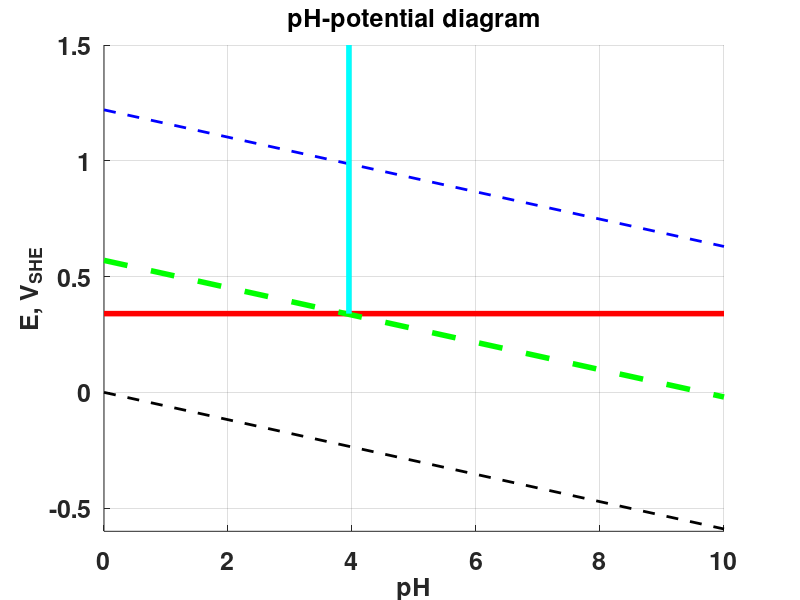
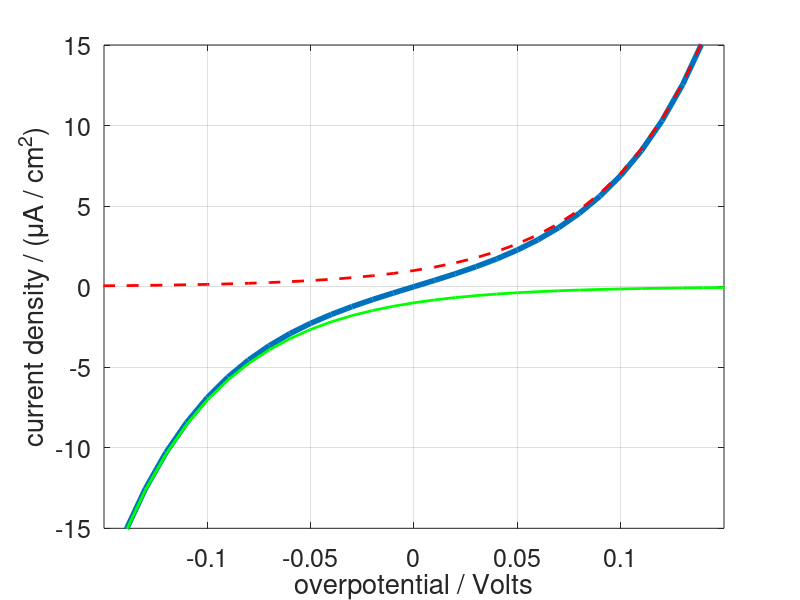
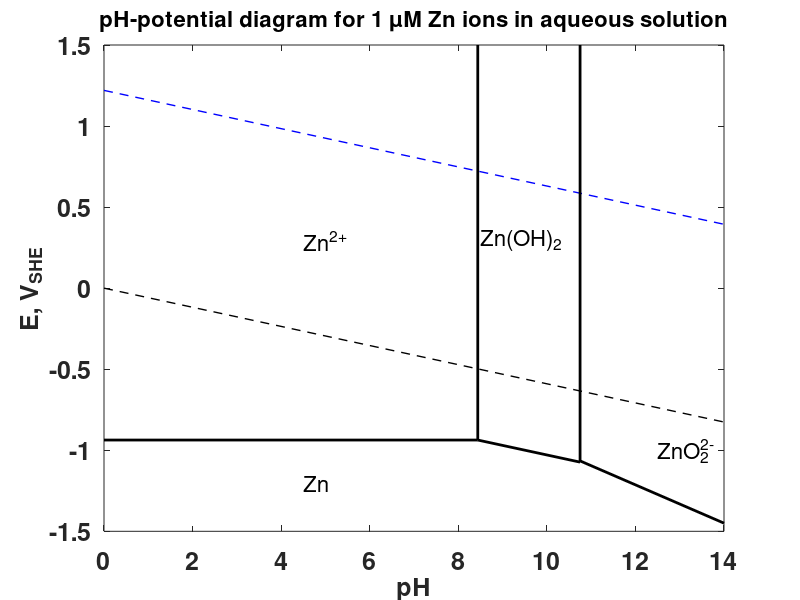
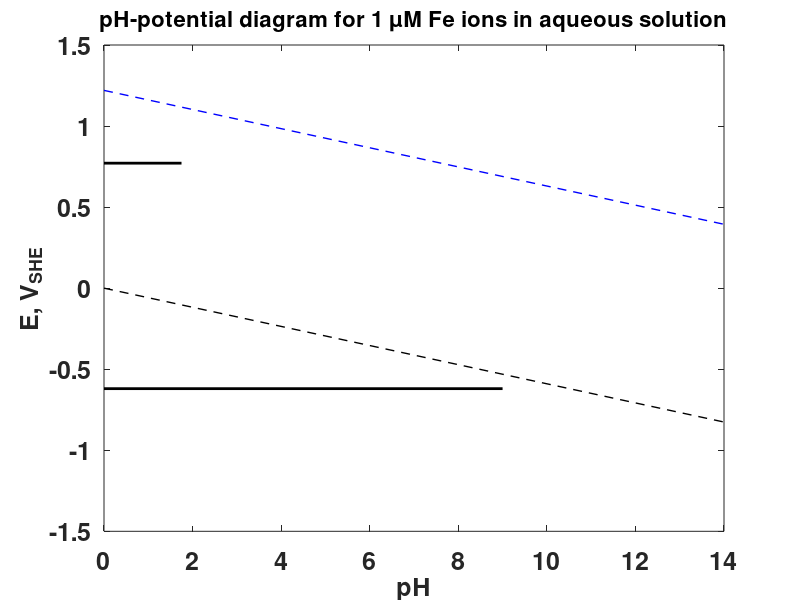

Reproduce these figures in MATLAB, in order. (Note: this script raises an error after producing the figures.)
% Corrosion Course Matlab Figures
% EJR, 2015, and 2016 update for axis labels.
% 
% Changes from 2014-15 notes
% 1. Use the 'Electrode potential on Y-axis' convention for Evans diagrams
% 2. Add kinetic plot to illustrate ion resistance (salt water vs pure
% water corrosion)
%
%
%% 1 October 2014
%  Plot Pourbaix pH-potential diagram for tracing

figure(1)
 pHdata       = [0, 10];
 E_Hydrogen   = [0, -0.59];
 E_Oxygen     = [1.22, 1.22-0.59];
 E_Cu_CuIons  = [0.34, 0.34];
 E_Cu_CuO     = [0.57, 0.57-0.59];
 
 pH_CuIons_CuO = [7.9/2, 7.9/2];
 E_CuIons_CuO  = [0.34 1.5];
 
  hold on
  plot(pHdata, E_Hydrogen, 'k--', 'lineWidth', 2);
  plot(pHdata, E_Oxygen,   'b--', 'lineWidth', 2);
  
  xlim([0 10])
  ylim([-0.6 1.5])
  grid on
  set(gca,'FontSize',18,'fontweight','bold');
  set(1,'Position',[100,100,800,600]);
  set(gcf,'color','w')
  xlabel('pH','fontSize',18)
  ylabel('E, V_{SHE}','fontSize',18)

  plot(pHdata, E_Cu_CuIons,'r-',  'lineWidth', 4);
  plot(pHdata, E_Cu_CuO,'g--',  'lineWidth', 4);
  plot(pH_CuIons_CuO, E_CuIons_CuO, 'c-',  'lineWidth', 4);
 
 title('pH-potential diagram','fontSize',18)
 
 hold off

%% 1 October 2015
%  Plot Pourbaix pH-potential diagram for Zinc and Iron (simplified)

figure(11)
 pHdata       = [0, 14];
 E_Hydrogen   = [0, -0.059*14];
 E_Oxygen     = [1.22, 1.22-0.059*14];
 E_Zn_Zn2p    = [-0.937, -0.937];
 E_Zn_ZnOH2   = [-0.439 - 8.44*0.059, -0.439 - 10.75*0.059];
 E_Zn_ZnO2_2m = [0.441 - 0.1182*10.75 - 8*0.0295, 0.441 - 0.1182*14 - 8*0.0295];
 E_Zn2p_ZnOH2 = [-0.937, 1.5];
 E_ZnOH2_ZnO2_2m=[-0.439 - 10.75*0.059, 1.5];
 
pH_Zn_Zn2p   = [0, 8.44];
pH_Zn_ZnOH2  = [8.44, 10.75];
pH_Zn_ZnO2_2m = [10.75, 14];
pH_Zn2p_ZnOH2 = [8.44, 8.44];
pH_ZnOH2_ZnO2_2m = [10.75, 10.75];


  plot(pHdata, E_Hydrogen, 'k--', 'lineWidth', 1);
hold on
  plot(pHdata, E_Oxygen,   'b--', 'lineWidth', 1);
  
  xlim([0 14])
  ylim([-1.5 1.5])
  %grid on
  set(gca,'FontSize',18,'fontweight','bold');
  set(gcf,'Position',[100,100,800,600]);
  set(gcf,'color','w')
  xlabel('pH','fontSize',18)
  ylabel('E, V_{SHE}','fontSize',18)

  plot(pH_Zn_Zn2p, E_Zn_Zn2p,'k',  'lineWidth', 2);
  plot(pH_Zn_ZnOH2, E_Zn_ZnOH2,'k',  'lineWidth', 2);
  plot(pH_Zn_ZnO2_2m, E_Zn_ZnO2_2m, 'k',  'lineWidth', 2);
  plot(pH_Zn2p_ZnOH2,  E_Zn2p_ZnOH2, 'k',  'lineWidth', 2);
  plot(pH_ZnOH2_ZnO2_2m, E_ZnOH2_ZnO2_2m, 'k',  'lineWidth', 2);

 title('pH-potential diagram for 1 \mu{}M Zn ions in aqueous solution','fontSize',16)
 
 text(4.5, 0.3, 'Zn^{2+}', 'fontSize', 16)
 text(4.5, -1.2, 'Zn', 'fontSize', 16)
 text(8.5, 0.3, 'Zn(OH)_2', 'fontSize', 16)
 text(12.5, -1, 'ZnO_2^{2-}', 'fontSize', 16)
hold off
 
%% 1 October 2015
%  Plot Pourbaix pH-potential diagram for Iron (simplified)
% - not finished - fill in another way.

figure(12)
 pHdata       = [0, 14];
 E_Hydrogen   = [0, -0.059*14];
 E_Oxygen     = [1.22, 1.22-0.059*14];
 E_Fe2p_Fe3p  = [+0.771, +0.771];
 E_Fe_Fe2p    = [-0.62, -0.62];
 E_ = [0.441 - 0.1182*10.75 - 8*0.0295, 0.441 - 0.1182*14 - 8*0.0295];
 E_ = [-0.937, 1.5];
 E_=[-0.439 - 10.75*0.059, 1.5];
 
pH_Fe2p_Fe3p   = [0, 1.75];
pH_Fe_Fe2p     = [0, 9];
pH_ = [10.75, 14];
pH_ = [8.44, 8.44];
pH_ = [10.75, 10.75];

plot(pHdata, E_Hydrogen, 'k--', 'lineWidth', 1);
hold on
  plot(pHdata, E_Oxygen,   'b--', 'lineWidth', 1);
  
  xlim([0 14])
  ylim([-1.5 1.5])
  %grid on
  set(gca,'FontSize',18,'fontweight','bold');
  set(gcf,'Position',[100,100,800,600]);
  set(gcf,'color','w')
  xlabel('pH','fontSize',18)
  ylabel('E, V_{SHE}','fontSize',18)

  plot(pH_Fe2p_Fe3p, E_Fe2p_Fe3p,'k',  'lineWidth', 2);
  plot(pH_Fe_Fe2p,   E_Fe_Fe2p,'k',  'lineWidth', 2);
%   plot( ,  , 'k',  'lineWidth', 2);
%   plot( ,  , 'k',  'lineWidth', 2);
%   plot( ,  , 'k',  'lineWidth', 2);

 title('pH-potential diagram for 1 \mu{}M Fe ions in aqueous solution','fontSize',16)
 
%  text(4.5, 0.3, 'Zn^{2+}', 'fontSize', 16)
%  text(4.5, -1.2, 'Zn', 'fontSize', 16)
%  text(8.5, 0.3, 'Zn(OH)_2', 'fontSize', 16)
%  text(12.5, -1, 'ZnO_2^{2-}', 'fontSize', 16)
hold off
%% Figure 2 
% Plot the Bulter-Volmer equation with overpotential on x-axis
 
eta = -0.4:0.01:0.4; % volts of overpotential
i0  = 1;             % micro A/cm^2 h2 on platinum
RT  = 8.3*298;
azF = 0.5*1*96500;

I  = i0.*exp(azF.*eta./RT) - i0.*exp(-azF.*eta./RT); % Net current
If = i0.*exp(azF.*eta./RT) ;
Ib = - i0.*exp(-azF.*eta./RT);

figure(2)
 plot(eta, I, 'lineWidth', 4);
 
  xlabel('overpotential / Volts','fontSize',18)
  ylabel('current density / (\mu{}A / cm^2)','fontSize',18)

  grid on
  set(gca,'FontSize',18);
  set(2,'Position',[100,100,800,600]);
  set(gcf,'color','w')
  %    set(gca,'yTick',[-50:25:50])
      
  % xlim([-0.1 0.1])    
 %  ylim([])
      
  hold on
   plot(eta, If, 'r--','lineWidth', 2);
   plot(eta, Ib, 'g', 'lineWidth', 2);
  hold off
  
  xlim([-0.15 0.15]);
  ylim([-15 15]);
  
  legend('Net Current Density','Anodic Current Density',...
         'Cathodic Current Density', 'Location', 'NW')
  
%  Figure 2b (21)
% Demonstration of an Evans diagram with the data from figure 2
% Log current density on x-axis, potential on y-axis. 

LogAbsI  = log10(abs(I)); 
LogAbsIf = log10(abs(If));
LogAbsIb = log10(abs(Ib));

figure(21)
  plot(LogAbsI, eta, 'b', 'lineWidth', 2);
  grid on
  set(gca,'FontSize',18);
  set(21,'Position',[100,100,800,600]);
  set(gcf,'color','w')
  xlabel('log_{10}(absolute current density / (\mu{}A cm^{-2}) )','fontSize',18)
  ylabel('overpotential / Volts','fontSize',18)
  xlim([-0.5 2]);
  ylim([-0.2 0.2]);

  
%
%%  Diffusion limited oxygen cathode polarisation
  beta = 0.059 ;  % Tafel slope, 59 mV/decade
  RT   = 8.3*298;
  zF   = 4*96500; % Oxygen 4-electron process charge transport
  
  iL = 1E-2; % mA/cm2
  i0 = 1E-8;   % mA/cm2
  
  i = 1E-8:1E-4:1;
  
  % Overpotential based on surface concentration
  etaTotal  = -beta.*log10(i./i0) + 2.3.*(RT/zF).*log10(1 - i./iL);
  etaTotal2 = -beta.*log10(i./i0) + 2.3.*(RT/zF).*log10(1 - i./(iL*10));
  etaTotal3 = -beta.*log10(i./i0) + 2.3.*(RT/zF).*log10(1 - i./(iL*100));

  
  etaTotal(i >= iL) = -3
  etaTotal2(i >= iL*10) = -3
  etaTotal3(i >= iL*99) = -3
  % i = [i,100];
  
  figure(3)
  plot(log10(i), 1.22+etaTotal, 'lineWidth', 2)
  
  set(gca,'FontSize',18);
  set(3,'Position',[100,100,800,600]);
  set(gcf,'color','w')

  ylabel('E, V_{SHE}','fontSize',18)
  xlabel('log_{10}(i)','fontSize',18)
  xlim([-8 0.5])
  ylim([0.5 1.25])
  title('Oxygen reduction, i_{0}=10^{-8}, i_{L}=0.01 (A/cm^2)','fontSize',18)
hold on
  plot(log10(i), 1.22+etaTotal2,'r--', 'lineWidth', 2)
  
  plot(log10(i), 1.22+etaTotal3,'g-.', 'lineWidth', 2)
  % title([])
 legend('i_L', '10 i_L', '100 i_L')
hold off

% Mixed potential, oxygen transport:
title([])
hold on
d = 1.5; %vols
plot([-8, -8 + d/0.059 ], [-0.76, -0.76+d],  'k', 'lineWidth', 4)
hold off

ylim([-0.8, 1.25])
xlim([-8 6])
legend('i_L', '10 i_L', '100 i_L', '(M|M^{2+})')


%% 2015 Version: Cu--oxygen
% Second demonstration plot of oxygen diffusion limitation

E0ox = 1.22; % Volts_she
i0ox = 1E-5; % mA/cm^2
bTox = -0.59; % Volts per decade, cathode, negative. Guess 2-e process
E0cu = +0.337; % Volte_she
i0cu = 1E-5; % This is a guess, mA/cm^2
bTcu = 0.59; % 

% Add exact Butler-Volmer plot to the graph.
RT     = 298*8.31;
alfzFcu = 0.5*2*96500;
alfzFox = 0.5*2*96500; % Guess 2-electron process
zFox    = 4*96500;

logiData = -6:0.02:3;

iL_1 = 2;   % Guess, mA/cm^2.
iL_2 = 20;  % High iL
iL_3 = 500; % Effectively diffusion-unlimited

Ecu  = E0cu + (RT/alfzFcu)*asinh((10.^logiData)./(2*i0cu));
Eox  = E0ox - (RT/alfzFox)*asinh((10.^logiData)./(2*i0ox)) ...
       +2.3*(RT/zFox).*log10(1 - (10.^logiData)./iL_1);

Eox2 = E0ox - (RT/alfzFox)*asinh((10.^logiData)./(2*i0ox)) ...
       +2.3*(RT/zFox).*log10(1 - (10.^logiData)./iL_2);
Eox3 = E0ox - (RT/alfzFox)*asinh((10.^logiData)./(2*i0ox)) ...
       +2.3*(RT/zFox).*log10(1 - (10.^logiData)./iL_3);
   
Eox(10.^logiData > iL_1) = -0.5; % Effectively fix to minus off-scale
Eox2(10.^logiData > iL_2) = -0.5;
Eox3(10.^logiData > iL_3) = -0.5;

   
figure(23)
plot(logiData, Ecu, 'r--', 'lineWidth', 4)  % (Fe|Fe2+)
hold on
 plot(logiData, Eox, 'b-',  'lineWidth', 4') % (oxygen cathode)
hold off

xlim([-6 3])
ylim([0.2 1.4])

ylabel('E / Volts SHE','fontSize',16)
xlabel('log_{10}(i / (mA/cm^{2}))','fontSize',16)

legend('i_{a}(Cu|Cu^{2+})', 'i_c(O_2|H_{2}O), i_{L}=2mA/cm^2', ...
         'Location', 'NE')
set(gcf,'Position',[100,100,800,600]);
set(gcf,'color','w')
set(gca,'FontSize',14);
grid on

% Add extra lines for comparison
hold on
  plot(logiData, Eox2, 'k-',  'lineWidth', 2) % (oxygen cathode)
  plot(logiData, Eox3, 'g-.',  'lineWidth', 2') % (oxygen cathode)
hold off

legend('i_{a}(Cu|Cu^{2+})', 'i_c(O_2|H_{2}O), i_{L}=2mA/cm^2', ...
       'i_c(O_2|H_{2}O), i_{L}=20mA/cm^2', ...
       'i_c(O_2|H_{2}O), i_{L}=500mA/cm^2', ...
         'Location', 'NE', 'FontSize', 12)

%% 2015 Version
% Two Electrode Corrosion, no mass transport limitation (i.e. large i_lim)
% Mixed potential diagram, iron-hydrogen
%
% Data
%    E_0 hydr = 0.00  Volts SHE
%    E_0 iron = -0.44 Volts SHE
%    i_0 hydr = 1E-3  mA/cm^2
%    i_0 iron = 1E-5  mA/cm^2
%    Betahydr = 0.118 V/decade at 25 Celsius
%    Betairon = 0.059 V/decade at 25 Celsius

figure(4)

plot([-5, -5+0.44/0.059 ], [-0.44, 0], 'k', 'lineWidth', 4) % iron
hold on
 plot([-3, -3+0.44/0.118 ], [0, -0.44], 'b--', 'lineWidth', 4) % h2
hold off

ylim([-0.5, 0.1])
xlim([-6 4])

grid on
  set(gca,'FontSize',16);
  set(gcf,'Position',[100,100,1000,500]);
  set(gcf,'color','w')

  ylabel('E / Volts SHE','fontSize',18)
  xlabel('log_{10}(i / (mA/cm^{2}))','fontSize',18)
  legend('i_{a}(Fe|Fe^{2+}) Tafel', 'i_c(H_2| H^{+}) Tafel', ...
         'Location', 'SE')

% Add exact Butler-Volmer plot to the graph.
RT     = 298*8.31;
alfzFiron = 0.5*2*96500;
alfzFhydr = 0.5*1*96500;
i0iron = 1E-5;
E0iron = -0.44;
i0hydr = 1E-3;
E0hydr = 0;

logiData = -6:0.1:1;

Eiron  = E0iron + (RT/alfzFiron)*asinh((10.^logiData)./(2*i0iron));
Ehydr  = E0hydr - (RT/alfzFhydr)*asinh((10.^logiData)./(2*i0hydr));

hold on
 plot(logiData, Eiron, 'r--', 'lineWidth', 1)  % (Fe|Fe2+)
 plot(logiData, Ehydr, 'b-',  'lineWidth', 1') % (H+|H2)
hold off

legend('i_{a}(Fe|Fe^{2+}) Tafel', 'i_c(H^{+}|H_2) Tafel', ...
       'i_{a}(Fe|Fe^{2+}) exact', 'i_c(H^{+}|H_2) exact', ...
         'Location', 'SE')
grid on
     
% Add Tafel-equation E_0, i_0 points to graph
hold on
  scatter(-3, 0, 100, 'bo')     % (Fe|Fe2+) E_0, i_0
  scatter(-5, -0.44, 100, 'ko') % (H2|H+)   E_0, i_0 on Fe.
hold off


%% 2015 Version: Cu--oxygen with resistance
% Second demonstration plot of corrosion of copper by dissolved oxygen
% Assumptions:
% Activation limitation as per Tafel law (plotted as full Butler-Volmer)
% Let there be diffusion limitation, but with i_lim larger than the actual
% value of the corrosion current density
% And ohmic overpotential due to solution ion resistivity

E0ox = 1.22 - 0.05; % Volts_SHE   equilibrium potential for oxygen (Nernst correction for, say 1 mM conc)
i0ox = 1E-5; % mA/cm^2     exchange current density for oxygen
bTox = -0.59; % V, Tafel   slope in Volts per decade, cathode, negative. 
E0cu = +0.337; % Volts_she equilibrium potential for (Cu|Cu^2+), say at 1 Molar [Cu^2+] 
i0cu = 1E-4; % mA/cm^2     exchange current density for copper. This is a guess. 
bTcu = 0.59; % 

% Add exact Butler-Volmer plot to the graph.
RT     = 298*8.31;
alfzFcu = 0.5*2*96500;
alfzFox = 0.5*2*96500; % Guess 2-electron process
zFox    = 4*96500;

logiData = -6:0.02:3;

iL_1 = 500;   % mA/cm^2 arbitary diffusion-limited current density 
              %         Note this is a rather high limit for oxygen
              %         But could be possible in a fast flow

len  = 1E-2;  % 1 cm    Characteristic lengthscale for corrosion (guess)
% Ion resitivity for seawater, tap water, and "pure water":
% http://www.corrosion-doctors.org/Corrosion-Kinetics/Ohmic-drop-water.htm
rho1 = 0.3;   % Guess fresh water: 30 ohm cm =  0.3 ohm m
rho2 = 50;    % Guess tap water 5000 ohm cm = 50 ohm m
rho3 = 12000;  % Distilled: 5000 ohm m, "Pure" 1.2E6 ohm cm = 1.2E4 ohm m

EcuR1  = E0cu + (RT/alfzFcu)*asinh((10.^logiData)./(2*i0cu)) ...
       + 0.5*(0.001)*(10.^logiData)*len*rho1;
EoxR1= E0ox - (RT/alfzFox)*asinh((10.^logiData)./(2*i0ox)) ...
       + 2.3*(RT/zFox).*log10(1 - (10.^logiData)./iL_1) ...
       - 0.5*(0.001)*(10.^logiData)*len*rho1;

EcuR2  = E0cu + (RT/alfzFcu)*asinh((10.^logiData)./(2*i0cu)) ...
       + 0.5*(0.001)*(10.^logiData)*len*rho2;
EoxR2= E0ox - (RT/alfzFox)*asinh((10.^logiData)./(2*i0ox)) ...
       + 2.3*(RT/zFox).*log10(1 - (10.^logiData)./iL_1) ...
       - 0.5*(0.001)*(10.^logiData)*len*rho2;

EcuR3  = E0cu + (RT/alfzFcu)*asinh((10.^logiData)./(2*i0cu)) ...
       + 0.5*(0.001)*(10.^logiData)*len*rho3;
EoxR3= E0ox - (RT/alfzFox)*asinh((10.^logiData)./(2*i0ox)) ...
       + 2.3*(RT/zFox).*log10(1 - (10.^logiData)./iL_1) ...
       - 0.5*(0.001)*(10.^logiData)*len*rho3;   

EoxR1(10.^logiData > iL_1) = -0.5; % Effectively fix to minus off-scale
EoxR2(10.^logiData > iL_1) = -0.5;

   
figure(23)
plot(logiData, EcuR1, 'r--', 'lineWidth', 2)  % (  sea water
hold on
 plot(logiData, EcuR2, 'r-',  'lineWidth', 1') %  tap
 plot(logiData, EcuR3, 'r-',  'lineWidth', 3') %  pure
 plot(logiData, EoxR1, 'b--',  'lineWidth', 2') % (oxygen cathode) sea
 plot(logiData, EoxR2, 'b-',  'lineWidth', 1') % (oxygen cathode) tap
 plot(logiData, EoxR3, 'b-',  'lineWidth', 3') % (oxygen cathode) pure
hold off

xlim([-1 3])
ylim([0.5 1.2])

ylabel('E / Volts SHE','fontSize',16)
xlabel('log_{10}(i / (mA/cm^{2}))','fontSize',16)
set(gcf,'Position',[100,100,800,600]);
set(gcf,'color','w')
set(gca,'FontSize',14);
grid on
legend('i_{a}(Cu|Cu^{2+}), sea', ...
       'i_{a}(Cu|Cu^{2+}), tap', ...
       'i_{a}(Cu|Cu^{2+}), pure', ...
       'i_{c}(H_{2}O|O_2), sea', ...
       'i_{c}(H_{2}O|O_2), tap', ...
       'i_{c}(H_{2}O|O_2), pure', ...
         'Location', 'NE')


%% 2015 Evans diagram showing passivation
%
figure(5)
plot([-5,-5+0.46/0.059,-6,-6,4 ], [-0.46,+0.1, +0.1, +0.8,1.3], 'k', 'lineWidth', 4) % iron

hold on
  plot( [-8, 4] ,[0, -12*0.059], 'r--', 'lineWidth', 2);
  plot( [-8, 4] ,[0+0.85, 0.85+ -12*0.059], 'b-.', 'lineWidth', 2);
hold off

ylim([-0.5, 1.6])
xlim([-9 5])

grid on
  set(gca,'FontSize',18);
  set(gcf,'Position',[100,100,800,600]);
  set(gcf,'color','w')

  ylabel('E / V_{SHE}','fontSize',18)
  xlabel('log_{10}(i / (mA/cm^{2}))','fontSize',18)

  legend('i_{a}(Fe|Fe^{2+})', ...
         'i_{c}(weak oxidation)', ...
         'i_{c}(strong oxidation)', ...
          'Location', 'NW')


%% Tafel plots for cathodic inhibitor
figure(7) % Bimetallic diagram
plot([-10, -5,-5+0.46/0.059],[-0.46,-0.46,+0, ], 'k', 'lineWidth', 3) % zinc
 
grid on
  set(gca,'FontSize',18);
  set(gcf,'Position',[100,100,800,600]);
  set(gcf,'color','w')

  ylabel('E, V_{SHE}','fontSize',18)
  xlabel('log_{10}(i / (mA/cm^{2}))','fontSize',18)

  xlim([-10, 4])
  ylim([-0.5 0.1])
  
hold on
  plot([-10,-6, -6+0.5/0.059], [-0,-0,-0.5 ], 'b--.', 'lineWidth', 4) % zinc
  plot([-9, -9+0.5/0.059], [-0,-0.5 ], 'r-.', 'lineWidth', 4) % zinc
hold off
  legend('Iron anode (Fe|Fe^{2+})', '(H_{2}|H^{+}) on iron',...
         '(H_{2}|H^{+}) inhibited')
  
%% Tafel plots for 2-metal corrosion
figure(8)
plot([-9, -5,-5+0.46/0.059], [-0.46,-0.46,+0, ], 'k-', 'lineWidth', 4) % zinc

 
grid on
  set(gca,'FontSize',12);
  set(gcf,'Position',[100,100,500,400]);
  set(gcf,'color','w')
  grid off

  ylabel('E, V_{SHE}','fontSize',16)
  xlabel('log_{10}(i)','fontSize',16)

  xlim([-6.5, 4])
  ylim([-0.5 0.2])
  
hold on
  plot([-9,-6, -6+0.5/0.059], [-0,-0,-0.5 ], 'b-.', 'lineWidth', 2) % zinc
  % plot([-0,-0.5 ],[-9, -9+0.5/0.059], 'm-.', 'lineWidth', 2) % zinc
hold off
  legend('Iron anode i(Fe|Fe^{2+})', 'i(H_{2}|H^{+})')
  
  
%%  SCC
% Create log-log graph of flaw size vs failure stress 
% Add text labels later
figure(9)
 plot(0,0)
 grid on

  set(gca,'FontSize',18);
  set(gcf,'Position',[100,100,800,600]);
  set(gcf,'color','w')

  xlim([0 5])
  ylim([0 5])
  
  xlabel('(log) flaw size ','fontSize',18)
  ylabel('(log) stress','fontSize',18)


%%  Study bimetallic corrosion computationally:
Area_zinc = 0.1;         % Square metres
Area_iron = 1;

E_0_iron     = -0.44;    % Volts SHE (using standard electrode potential)
E_0_zinc     = -0.76;
E_0_hydrogen =  0.00;

i0_ironAnode         = 1E-7; % Exchange current densities (say in A/m^2)
i0_zincAnode         = 1E-7;
i0_H2_cathode_onIron = 1E-6;
i0_H2_cathode_onZinc = 1E-10;
  
potential = -0.76:0.001:0.1;    % Possible mixed surface potentials

iron_overpotential = potential - E_0_iron;
zinc_overpotential = potential - E_0_zinc;
hydr_overpotential = potential - E_0_hydrogen;

% Evaluate currents, here using simplified Butler-Volmer equation
F  = 96500;
twoRT = 8.31*298*2;

% Metals
i_iron_anode = i0_ironAnode * sinh( 2*96500*iron_overpotential/twoRT );
i_zinc_anode = i0_zincAnode * sinh( 2 * F * zinc_overpotential / twoRT );
% Protons (water)
i_H2_cath_on_iron =i0_H2_cathode_onIron*sinh(1*F*hydr_overpotential/twoRT);
i_H2_cath_on_zinc =i0_H2_cathode_onZinc*sinh(1*F*hydr_overpotential/twoRT);

total_current = i_iron_anode * Area_iron      + ...
                i_zinc_anode * Area_zinc      + ...
                i_H2_cath_on_iron * Area_iron + ...
                i_H2_cath_on_zinc * Area_zinc;

figure(8)

plot(potential, log10(abs(total_current)), 'lineWidth', 3 )
 grid on
  set(gca,'FontSize',16);
  set(gcf,'Position',[100,100,800,600]);
  set(gcf,'color','w')

  xlim([-0.8 0.01])
  ylim([-10 2])
  
  xlabel('Mixed Potential, V_{SHE} ','fontSize',24)
  ylabel('Log_{10} (absolute current / A )','fontSize',24)
  
  hold on
   plot(potential, log10(abs(i_zinc_anode * Area_zinc)), 'r','lineWidth', 1 )
   plot(potential, log10(abs(i_iron_anode * Area_iron)), 'g','lineWidth', 1 )
  hold off

figure(81)
plot(potential, abs((total_current).^(1/9)).*(sign(total_current)), 'lineWidth', 3 );
 grid on
  set(gca,'FontSize',18);
  set(gcf,'Position',[100,100,800,600]);
  set(gcf,'color','w')

hold on 
  plot(potential, abs((i_zinc_anode*Area_zinc).^(1/9)).*sign(i_zinc_anode), 'r','lineWidth', 2 )
  plot(potential, abs((i_iron_anode*Area_zinc).^(1/9)).*sign(i_iron_anode), 'g','lineWidth', 2 )
  plot(potential, abs((i_H2_cath_on_iron).^(1/9)).*sign(i_H2_cath_on_iron), 'k','lineWidth', 2 )
  plot(potential, abs((i_H2_cath_on_zinc).^(1/9)).*sign(i_H2_cath_on_zinc), 'k--','lineWidth', 2 )
hold off  

xlim([-0.8 0.01])
ylim([-1 1.5])
  
xlabel('Mixed Potential, V_{SHE} ','fontSize',18)
ylabel('Current^{1/9} / A^{1/9} ','fontSize',18)

legend('Total current', 'Zn|Zn^{2+}', 'Fe|Fe^{2+}', 'H_2|H^{+} on iron', ...
       'H_2|H^{+} on zinc',...
    'Location', 'NW')

%% Plot Evans diagram to illustrate a dominate case of bimetallic corrosion
%
figure(31)

plot([-10, -4, -4 + 0.76/0.1], [-0.76, -0.76, 0],'k', 'lineWidth', 6 )

grid on
xlim([-8 3])
ylim([-0.8 0.4])
ylabel('E, V_{SHE}','fontSize',16)
xlabel('log_{10}(i)','fontSize',16)

hold on
  plot([-10, -3, -3 + 0.44/0.1], [-0.44, -0.44, 0], 'g--', 'lineWidth', 6 );
  plot([-10, -7, -7 + 0.76/0.1], [0, 0, -0.76], 'b-.', 'lineWidth', 4)
  plot([-10, -3, -3 + 0.76/0.1], [0, 0, -0.76], 'm--', 'lineWidth', 4)
hold off

set(gca,'FontSize',14);
set(gcf,'Position',[100,100,800,600]);
legend('i(Zn|Zn^{2+})','i(Fe|Fe^{2+})','i(H^{+}|H_{2}) on Zn',...
         'i(H^{+}|H_{2}) on Fe', 'Location', 'NE')
set(gcf,'color','w')

%%
% High temp corrosion examples

t = 0:0.01:1.5;

mLoss = -0.1*t;
mLin  = +0.5*t;
mPar  = +1*t.^0.5;
mLog  = +0.1*log(t/0.01);

figure(40)
plot(t, mLoss, 'b', 'lineWidth', 2);
hold on
  plot(t, mLin, 'r', 'lineWidth', 1);
  plot(t, mPar, 'k--', 'lineWidth', 2);
  plot(t, mLog, 'k.-', 'lineWidth', 1);
hold off

ylabel('Mass Change / units','fontSize',16)
xlabel('Time / units','fontSize',16)

legend('Mass loss','Linear','Parabolic','Logarithmic','Location', 'NW') 

set(gca,'FontSize',14);


set(gcf,'color','w')

%%
% Hi-T corrosion examples sheet

tData = [5,10,30,60,120,240,360];

m700d = [4.4, 6.4,11.2,15.7,22.2,31.9,38.1];
m900d = [24.0,33.9,57.5,83.2,116.2,165.3,200.1];

figure(32)
plot(tData, m700d, 'b-', 'lineWidth', 2);
hold on 
  plot(tData, m900d, 'r--', 'lineWidth', 2);
hold off
xlabel('time/ min','fontSize',14)
ylabel('\Delta (mass/area) /\mu{}g/mm^2 ','fontSize',14)
set(gca,'FontSize',14);
legend('700 C','900C', 'Location', 'NW')
set(gcf,'color','w')
grid on

figure(33)
plot(log10(tData), log10(m700d), 'b-', 'lineWidth', 2);
hold on 
  plot(log10(tData), log10(m900d), 'r--', 'lineWidth', 2);
hold off
xlabel('log (time/ min)','fontSize',14)
ylabel('log (\Delta (mass/area) /\mu{}g/mm^2) ','fontSize',14)
set(gca,'FontSize',14);
legend('700 C','900C', 'Location', 'NW')
set(gcf,'color','w')
grid on